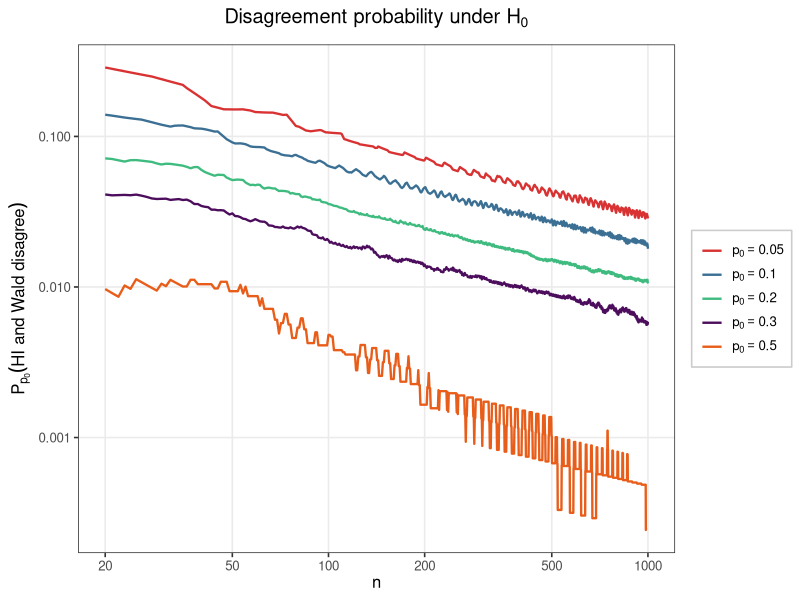
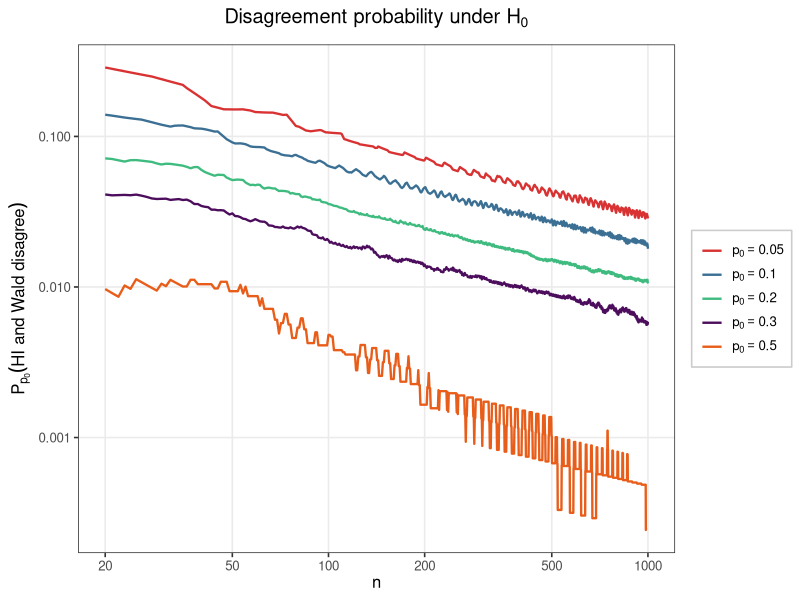
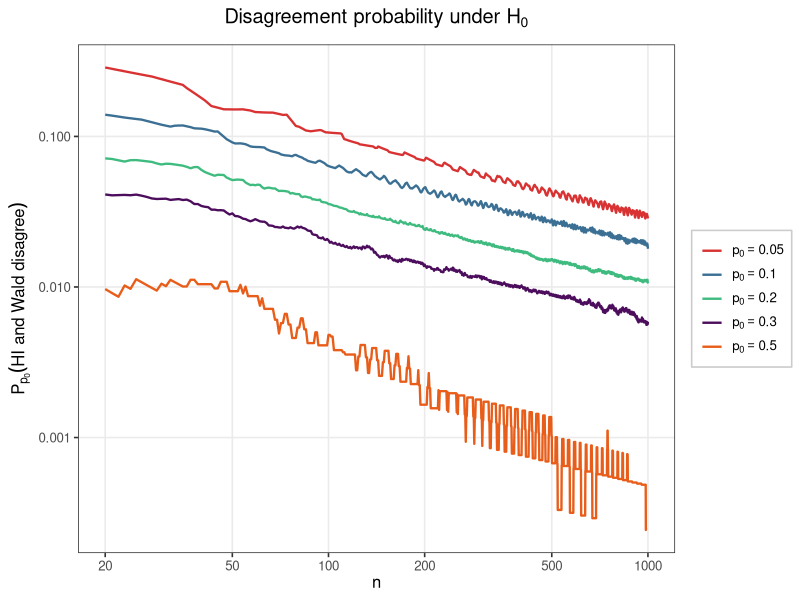

Recreate these plots in R, in order.
library(ggplot2)
library(dplyr)

save_dir <- "./figures"
dir.create(save_dir, recursive = TRUE, showWarnings = FALSE)

alpha <- 0.05
z <- qnorm(1-alpha/2)

# function that returns whether the HI rule rejects H0: p=p0
# for a given vector of counts k, sample size n, and null value p0
rejects_HI <- function(k, n, p0, z = z) {
  phat <- k/n
  se <- sqrt(p0*(1-p0)/n)
  
  abs(phat-p0)>z*se
}

# function that returns whether the Wald rule rejects H0: p=p0
# for a given vector of counts k, sample size n, and null value p0
rejects_Wald <- function(k, n, p0, z = z) {
  phat <- k/n
  
  out <- rep(FALSE, length(phat))
  boundary <- (phat == 0) | (phat == 1)
  
  # at phat = 0 or phat = 1, the Wald standard error is zero, so the
  # interval collapses to a single point; reject whenever p0 differs from that point
  out[boundary] <- p0 != phat[boundary]
  
  if (any(!boundary)) {
    se <- sqrt(phat[!boundary]*(1-phat[!boundary])/n)
    out[!boundary] <- abs(phat[!boundary]-p0) > z*se
  }
  
  out
}

# function that computes the exact probability, under H0: p=p0,
# that the HI and Wald rules disagree
disagreement_prob <- function(n, p0, z = z) {
  k <- 0:n
  
  hi_rejects <- rejects_HI(k, n, p0, z)
  wald_rejects <- rejects_Wald(k, n, p0, z)
  
  disagreement <- hi_rejects != wald_rejects
  
  # since X ~ Binomial(n, p0) under H0, the disagreement probability is
  # sum_{k=0}^n1_{HI and Wald disagree at k}P_{p0}(X = k)
  probabilities <- dbinom(k, size = n, prob = p0)
  
  sum(probabilities[disagreement])
}

# function that computes a centered rolling mean of a numeric vector,
# used here only to smooth the disagreement probabilities for visual clarity,
# since the exact probabilities oscillate a lot due to the shifting of the grid k/n
rolling_mean <- function(values, window) {
  values <- as.numeric(values)
  pad <- floor(window/2)
  out <- numeric(length(values))
  
  for (i in seq_along(values)) {
    lo <- max(1, i-pad)
    hi <- min(length(values), i+pad)
    out[i] <- mean(values[lo:hi])
  }
  
  out
}


# plotting
plot_disagreement_probabilities <- function(
    n_min = 20,
    n_max = 1000,
    p0_values = c(0.05, 0.10, 0.20, 0.30, 0.50),
    rolling_window = 30,
    output_pdf = "disagreement_probabilities_R.pdf",
    output_png = "disagreement_probabilities_R.png"
) {
  n_grid <- n_min:n_max
  
  colors <- c(
    "p0 = 0.05" = "#d62728",
    "p0 = 0.10" = "#31688e",
    "p0 = 0.20" = "#35b779",
    "p0 = 0.30" = "#440154",
    "p0 = 0.50" = "#e6550d"
  )
  
  plot_data <- bind_rows(
    lapply(p0_values, function(p0) {
      probs <- sapply(n_grid, function(n) disagreement_prob(n, p0, z))
      smoothed <- rolling_mean(probs, rolling_window)
      
      data.frame(
        n = n_grid,
        p0 = p0,
        p0_label = sprintf("p0 = %.2f", p0),
        disagreement_prob = smoothed
      )
    })
  )
  
  plot_data <- plot_data %>%
    filter(disagreement_prob > 0)
  
  plot_data$p0_label <- factor(
    plot_data$p0_label,
    levels = names(colors)
  )
  
  p <- ggplot(plot_data, aes(x = n, y = disagreement_prob, color = p0_label)) +
    geom_line(linewidth = 0.8, alpha = 0.95) +
    scale_color_manual(
      values = colors,
      name = NULL,
      labels = parse(text = c(
        "p[0] == 0.05",
        "p[0] == 0.10",
        "p[0] == 0.20",
        "p[0] == 0.30",
        "p[0] == 0.50"
      ))
    ) +
    scale_x_log10(
      breaks = c(20, 50, 100, 200, 500, 1000),
      labels = c("20", "50", "100", "200", "500", "1000")
    ) +
    scale_y_log10() +
    labs(
      title = expression(paste("Disagreement probability under ", H[0])),
      x = expression(n),
      y = expression(P[p[0]]("HI and Wald disagree"))
    ) +
    theme_bw(base_size = 12) +
    theme(
      plot.title = element_text(hjust = 0.5, margin = margin(b = 8)),
      legend.position = "right",
      legend.background = element_rect(fill = "white", color = "gray80"),
      panel.grid.minor = element_blank()
    )
  
  ggsave(
    filename = file.path(save_dir, output_pdf),
    plot = p,
    width = 7,
    height = 5,
    device = cairo_pdf
  )
  
  ggsave(
    filename = file.path(save_dir, output_png),
    plot = p,
    width = 7,
    height = 5,
    dpi = 130
  )
  
  print(p)
}

plot_disagreement_probabilities()
